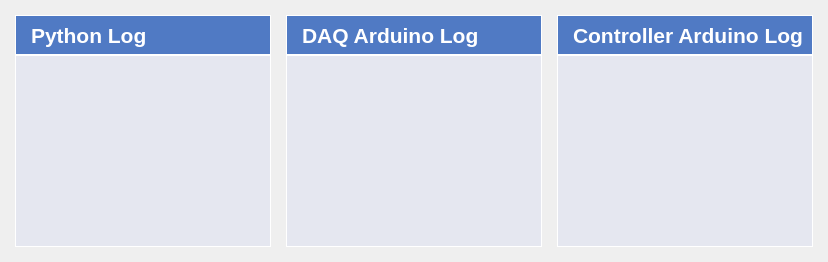
        <widget class="QWidget" name="logs_page">
         <layout class="QHBoxLayout" name="horizontalLayout_4">
          <property name="spacing">
           <number>15</number>
          </property>
          <property name="leftMargin">
           <number>15</number>
          </property>
          <property name="topMargin">
           <number>15</number>
          </property>
          <property name="rightMargin">
           <number>15</number>
          </property>
          <property name="bottomMargin">
           <number>15</number>
          </property>
          <item>
           <layout class="QVBoxLayout" name="verticalLayout_3">
            <property name="spacing">
             <number>0</number>
            </property>
            <item>
             <widget class="QLabel" name="label_6">
              <property name="sizePolicy">
               <sizepolicy hsizetype="Minimum" vsizetype="Fixed">
                <horstretch>0</horstretch>
                <verstretch>0</verstretch>
               </sizepolicy>
              </property>
              <property name="minimumSize">
               <size>
                <width>0</width>
                <height>40</height>
               </size>
              </property>
              <property name="font">
               <font>
                <pointsize>16</pointsize>
                <weight>75</weight>
                <bold>true</bold>
               </font>
              </property>
              <property name="styleSheet">
               <string notr="true"> background-color: rgb(80, 122, 196); color: rgb(255, 255, 255);
border: 1px solid white;</string>
              </property>
              <property name="text">
               <string>Python Log</string>
              </property>
              <property name="indent">
               <number>15</number>
              </property>
             </widget>
            </item>
            <item>
             <widget class="QTextBrowser" name="logs_python_log">
              <property name="styleSheet">
               <string notr="true">color: rgb(0, 0, 0);
border: 1px solid white;
background-color: rgb(229, 231, 240);</string>
              </property>
             </widget>
            </item>
           </layout>
          </item>
          <item>
           <layout class="QVBoxLayout" name="verticalLayout_5">
            <property name="spacing">
             <number>0</number>
            </property>
            <item>
             <widget class="QLabel" name="label_10">
              <property name="sizePolicy">
               <sizepolicy hsizetype="Minimum" vsizetype="Preferred">
                <horstretch>0</horstretch>
                <verstretch>0</verstretch>
               </sizepolicy>
              </property>
              <property name="minimumSize">
               <size>
                <width>0</width>
                <height>40</height>
               </size>
              </property>
              <property name="font">
               <font>
                <pointsize>16</pointsize>
                <weight>75</weight>
                <bold>true</bold>
               </font>
              </property>
              <property name="styleSheet">
               <string notr="true"> background-color: rgb(80, 122, 196); color: rgb(255, 255, 255);
border: 1px solid white;</string>
              </property>
              <property name="text">
               <string>DAQ Arduino Log</string>
              </property>
              <property name="indent">
               <number>15</number>
              </property>
             </widget>
            </item>
            <item>
             <widget class="QTextBrowser" name="logs_daq_log">
              <property name="styleSheet">
               <string notr="true">color: rgb(0, 0, 0);
border: 1px solid white;
background-color: rgb(229, 231, 240);</string>
              </property>
             </widget>
            </item>
           </layout>
          </item>
          <item>
           <layout class="QVBoxLayout" name="verticalLayout_6">
            <property name="spacing">
             <number>0</number>
            </property>
            <item>
             <widget class="QLabel" name="label_12">
              <property name="sizePolicy">
               <sizepolicy hsizetype="Minimum" vsizetype="Preferred">
                <horstretch>0</horstretch>
                <verstretch>0</verstretch>
               </sizepolicy>
              </property>
              <property name="minimumSize">
               <size>
                <width>0</width>
                <height>40</height>
               </size>
              </property>
              <property name="font">
               <font>
                <pointsize>16</pointsize>
                <weight>75</weight>
                <bold>true</bold>
               </font>
              </property>
              <property name="styleSheet">
               <string notr="true"> background-color: rgb(80, 122, 196); color: rgb(255, 255, 255);
border: 1px solid white;</string>
              </property>
              <property name="text">
               <string>Controller Arduino Log</string>
              </property>
              <property name="indent">
               <number>15</number>
              </property>
             </widget>
            </item>
            <item>
             <widget class="QTextBrowser" name="logs_controller_log">
              <property name="styleSheet">
               <string notr="true">color: rgb(0, 0, 0);
border: 1px solid white;
background-color: rgb(229, 231, 240);</string>
              </property>
             </widget>
            </item>
           </layout>
          </item>
         </layout>
        </widget>
